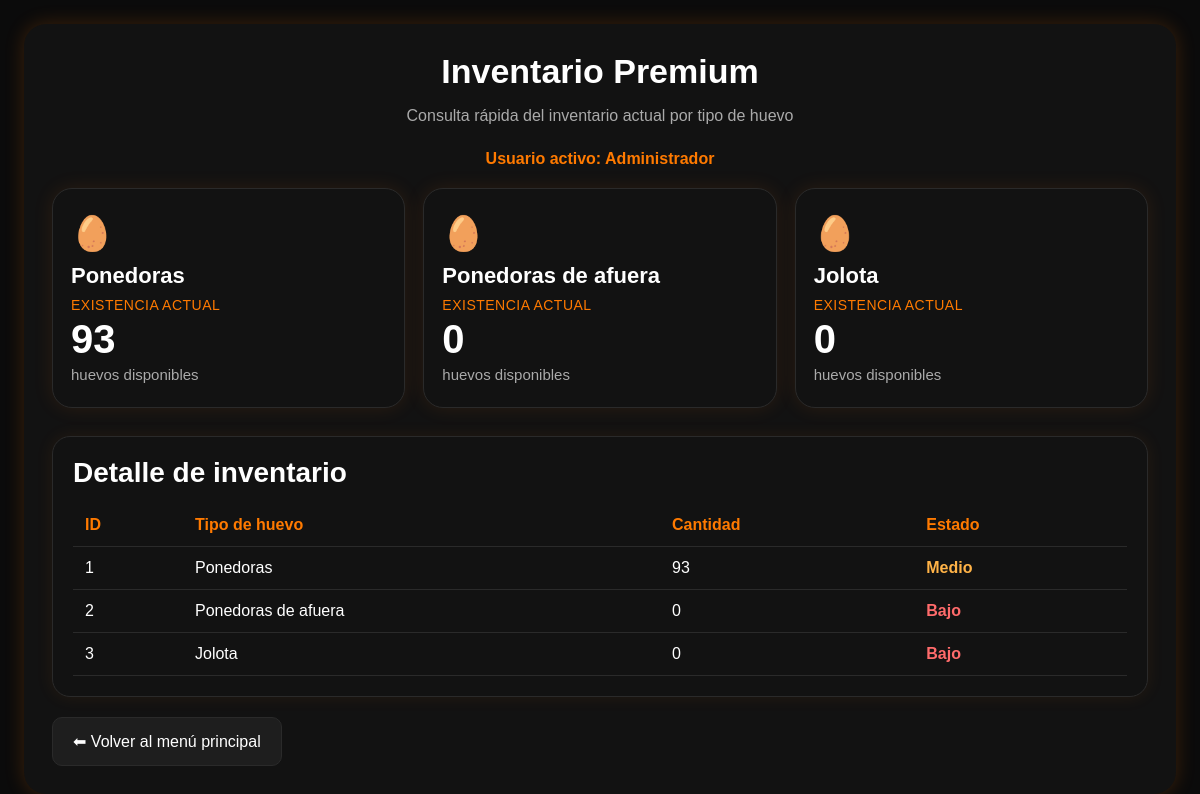
The app's page /inventario (signed in) with its own data.
### app/models.py (models this page shows)
class Usuario(Base):
    __tablename__ = "usuarios"
    id = Column(Integer, primary_key=True, index=True)
    nombre = Column(String, nullable=False)
    usuario = Column(String, unique=True, nullable=False)
    password = Column(String, nullable=False)
    rol = Column(String, nullable=False)  # admin o operador
    activo = Column(Boolean, default=True)
    debe_cambiar_password = Column(Boolean, default=False)
    password_modificada_por_admin = Column(Boolean, default=False)

class Inventario(Base):
    __tablename__ = "inventario"
    id = Column(Integer, primary_key=True, index=True)
    tipo_huevo = Column(String, unique=True, nullable=False)
    cantidad = Column(Integer, default=0)

### app/main.py (the view)
@app.get("/inventario")
def inventario_page(request: Request, db: Session = Depends(get_db)):
    usuario = requerir_login(request, db)
    inventario = db.query(Inventario).all()
    return templates.TemplateResponse(
        request=request,
        name="inventario.html",
        context={
            "inventario": inventario,
            "usuario": usuario
        }
    )

### app/templates/inventario.html (shortened to what this page needs)
<!DOCTYPE html>
<html lang="es">
<head>
    <link rel="stylesheet" href="/static/style.css">
</head>
<body>
<div class="dashboard-container">
    <div class="dashboard-card">
        <h1 class="inventario-title">Inventario Premium</h1>
        <p class="inventario-subtitle">Consulta rápida del inventario actual por tipo de huevo</p>
        <p class="usuario-activo">Usuario activo: {{ usuario.nombre }}</p>
        <div class="inventario-grid">
            {% for i in inventario %}
            <div class="inventario-card">
                <div class="inventario-icono">🥚</div>
                <div class="inventario-nombre">{{ i.tipo_huevo }}</div>
                <div class="inventario-label">Existencia actual</div>
                <div class="inventario-cantidad">{{ i.cantidad }}</div>
                <div class="inventario-unidad">huevos disponibles</div>
            </div>
            {% endfor %}
        </div>
        <div class="seccion-tabla">
            <h2>Detalle de inventario</h2>
            <div class="tabla-scroll">
                <table>
                    <tr>
                        <th>ID</th>
                        <th>Tipo de huevo</th>
                        <th>Cantidad</th>
                        <th>Estado</th>
                    </tr>
                    {% for i in inventario %}
                    <tr>
                        <td>{{ i.id }}</td>
                        <td>{{ i.tipo_huevo }}</td>
                        <td>{{ i.cantidad }}</td>
                        <td>
                            {% if i.cantidad >= 100 %}
                                <span class="estado-ok">Alto</span>
                            {% elif i.cantidad >= 30 %}
                                <span class="estado-medio">Medio</span>
                            {% else %}
                                <span class="estado-bajo">Bajo</span>
                            {% endif %}
                        </td>
                    </tr>
                    {% endfor %}
                </table>
            </div>
        </div>
        <a href="/dashboard" class="btn-volver">⬅ Volver al menú principal</a>
    </div>
</div>
</body>
</html>

### static/style.css (style rules this page uses)
body { margin: 0; font-family: Arial, sans-serif; background: #0b0b0b; color: white; -webkit-font-smoothing: antialiased; text-rendering: optimizeLegibility; }
* { box-sizing: border-box; }
.container, .dashboard-container { padding: 20px; max-width: 1400px; margin: 0 auto; }
.card, .dashboard-card { background: #121212; padding: 24px; border-radius: 18px; box-shadow: 0 0 20px rgba(255, 122, 0, 0.2); width: 100%; }
h1, h2, h3 { color: white; margin-top: 0; }
table { width: 100%; border-collapse: collapse; background: #121212; }
th, td { padding: 14px 12px; border-bottom: 1px solid #2a2a2a; text-align: left; }
th { color: #ff7a00; }
.btn-volver { display: inline-block; margin-top: 20px; text-decoration: none; color: white; padding: 12px 18px; border-radius: 10px; background: #1e1e1e; border: 1px solid #2a2a2a; }
@media (min-width: 768px) and (max-width: 1366px) { .dashboard-container { padding: 24px; } }
@media (min-width: 768px) and (max-width: 1366px) { .dashboard-card { padding: 28px; border-radius: 22px; } }
@media (min-width: 768px) and (max-width: 1366px) { h1 { font-size: 34px; } }
@media (min-width: 768px) and (max-width: 1366px) { h2 { font-size: 28px; } }
@media (min-width: 768px) and (max-width: 1366px) { th, td { font-size: 16px; } }
@media (min-width: 768px) and (max-width: 1366px) { .btn-volver { font-size: 16px; padding: 14px 20px; } }

### app/templates/inventario.html (style rules this page uses)
.inventario-title { text-align: center; margin-bottom: 10px; color: #ffffff; }
.inventario-subtitle { text-align: center; color: #aaaaaa; margin-bottom: 25px; }
.usuario-activo { text-align: center; font-weight: bold; color: #ff7a00; margin-bottom: 20px; }
.inventario-grid { display: grid; grid-template-columns: repeat(auto-fit, minmax(240px, 1fr)); gap: 18px; margin-bottom: 28px; }
.inventario-card { background: #121212; border: 1px solid #2a2a2a; border-radius: 20px; padding: 24px 18px; box-shadow: 0 0 20px rgba(255, 122, 0, 0.10); transition: 0.2s ease; }
.inventario-icono { font-size: 34px; margin-bottom: 10px; }
.inventario-nombre { font-size: 22px; font-weight: bold; color: white; margin-bottom: 8px; }
.inventario-label { color: #ff7a00; font-size: 14px; margin-bottom: 4px; text-transform: uppercase; letter-spacing: 0.5px; }
.inventario-cantidad { font-size: 40px; font-weight: bold; color: #ffffff; }
.inventario-unidad { color: #aaaaaa; font-size: 15px; margin-top: 4px; }
.seccion-tabla { background: #121212; border: 1px solid #2a2a2a; border-radius: 18px; padding: 20px; box-shadow: 0 0 18px rgba(255, 122, 0, 0.08); }
.seccion-tabla h2 { color: white; margin-top: 0; margin-bottom: 15px; }
.tabla-scroll { overflow-x: auto; }
.tabla-scroll table { width: 100%; border-collapse: collapse; background: #121212; }
.tabla-scroll th, .tabla-scroll td { padding: 12px; border-bottom: 1px solid #2a2a2a; text-align: left; color: white; }
.tabla-scroll th { color: #ff7a00; }
.estado-medio { color: #ffb347; font-weight: bold; }
.estado-bajo { color: #ff6b6b; font-weight: bold; }

### records on screen
Usuario: nombre "Administrador"
Inventario: tipo_huevo "Ponedoras", cantidad "93", id "1", shows "Medio"
Inventario: tipo_huevo "Ponedoras de afuera", cantidad "0", id "2", shows "Bajo"
Inventario: tipo_huevo "Jolota", cantidad "0", id "3", shows "Bajo"
